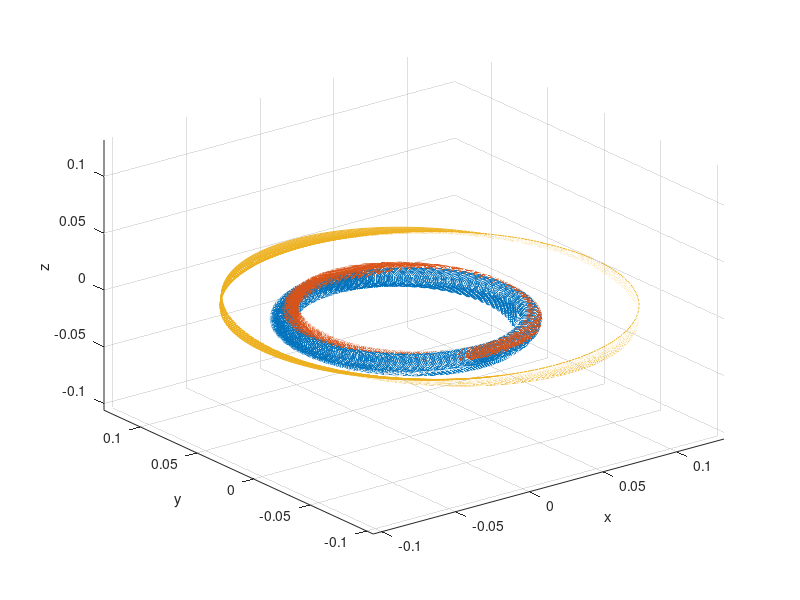

This chart was generated by the following MATLAB code:
clear;
close all;

m1 = 1.4;
m2 = 1.4;
m3 = 30;

C = 1.0;		% set relativistic C
mSun = 1.0; 	% set the mass to be in solar mass units

C_CGS = 2.998e10;
G_CGS = 6.674e-8;
mSun_CGS = 1.989e33;
AU = 1.496e14; % 1 AU in cm

G = 1.0;
M = mSun_CGS;		%units of mass
L = M * (G_CGS / G) * ((C / C_CGS)^2);		%units of length
T = L * C / C_CGS;		%units of time

data = importdata('PMdata.csv');
%data = importdata('newtondata.csv');

qx1 = data(1,:);
qy1 = data(2,:);
qz1 = data(3,:);
px1 = data(4,:);
py1 = data(5,:);
pz1 = data(6,:);

qx2 = data(7,:);
qy2 = data(8,:);
qz2 = data(9,:);
px2 = data(10,:);
py2 = data(11,:);
pz2 = data(12,:);

qx3 = data(13,:);
qy3 = data(14,:);
qz3 = data(15,:);
px3 = data(16,:);
py3 = data(17,:);
pz3 = data(18,:);

% Post process
len = length(qx1);

M_in = m1 + m2;
M_out = M_in + m3;
mu_in = m1*m2/M_in;
mu_out = M_in*m3/M_out;

x1dot = px1/m1 + px3/M_in;
y1dot = py1/m1 + py3/M_in;
z1dot = pz1/m1 + pz3/M_in;
x2dot = px2/m2 + px3/M_in;
y2dot = py2/m2 + py3/M_in;
z2dot = pz2/m2 + pz3/M_in;
x3dot = px3/m3;
y3dot = py3/m3;
z3dot = pz3/m3;

r_in_vec = zeros(3,len);
r_out_vec = zeros(3,len);

r_in_vec(1,:) = qx1-qx2;
r_in_vec(2,:) = qy1-qy2;
r_in_vec(3,:) = qz1-qz2;
COMx = (qx1*m1 + qx2*m2)/(M_in);
COMy = (qy1*m1 + qy2*m2)/(M_in);
COMz = (qz1*m1 + qz2*m2)/(M_in);
r_out_vec(1,:) = qx3 - COMx; 
r_out_vec(2,:) = qy3-COMy;
r_out_vec(3,:) = qz3-COMz;

r_in = sqrt(r_in_vec(1,:).^2 + r_in_vec(2,:).^2 + r_in_vec(3,:).^2);
r_out = sqrt(r_out_vec(1,:).^2 + r_out_vec(2,:).^2 + r_out_vec(3,:).^2);

p_in = zeros(3,len);
p_out = zeros(3,len);

p_in(1,:) = m1*x1dot;
p_in(2,:) = m1*y1dot;
p_in(3,:) = m1*z1dot;
p_out(1,:) = m3*x3dot;
p_out(2,:) = m3*y3dot;
p_out(3,:) = m3*z3dot;

rdot_in = p_in / mu_in;
rdot_out = p_out / mu_out;

v_in = sqrt(rdot_in(1,:).^2 + rdot_in(2,:).^2 + rdot_in(3,:).^2);
v_out = sqrt(rdot_out(1,:).^2 + rdot_out(2,:).^2 + rdot_out(3,:).^2);

E_in = 0.5*(v_in.^2) - G*M_in./r_in;
E_out = 0.5*(v_out.^2) - G*M_out./r_out;

a_in = -0.5*G*M_in./E_in;
a_out = -0.5*G*M_out./E_out;

rv_in_vec = zeros(3,len);
rv_out_vec = zeros(3,len);

rv_in_vec(1,:) = r_in_vec(2,:).*rdot_in(3,:)-r_in_vec(3,:).*rdot_in(2,:);
rv_in_vec(2,:) = r_in_vec(3,:).*rdot_in(1,:)-r_in_vec(1,:).*rdot_in(3,:);
rv_in_vec(3,:) = r_in_vec(1,:).*rdot_in(2,:)-r_in_vec(2,:).*rdot_in(1,:);
rv_out_vec(1,:) = r_out_vec(2,:).*rdot_out(3,:)-r_out_vec(3,:).*rdot_out(2,:);
rv_out_vec(2,:) = r_out_vec(3,:).*rdot_out(1,:)-r_out_vec(1,:).*rdot_out(3,:);
rv_out_vec(3,:) = r_out_vec(1,:).*rdot_out(2,:)-r_out_vec(2,:).*rdot_out(1,:);

rv_in = sqrt(rv_in_vec(1,:).^2 + rv_in_vec(2,:).^2 + rv_in_vec(3,:).^2);
rv_out = sqrt(rv_out_vec(1,:).^2 + rv_out_vec(2,:).^2 + rv_out_vec(3,:).^2);

i_in = acos(rv_in_vec(3,:)./rv_in);
i_out = acos(rv_out_vec(3,:)./rv_out);

e_in = sqrt(1 - rv_in.^2./(a_in*G*M_in));
e_out = sqrt(1 - rv_out.^2./(a_out*G*M_out));

nrv_in_vec = zeros(3,len);
nrv_out_vec = zeros(3,len);

nrv_in_vec(1,:) = -rv_in_vec(2,:);
nrv_in_vec(2,:) = rv_in_vec(1,:);
nrv_out_vec(1,:) = -rv_out_vec(2,:);
nrv_out_vec(2,:) = rv_out_vec(1,:);

nrv_in = sqrt(nrv_in_vec(1,:).^2 + nrv_in_vec(2,:).^2 + nrv_in_vec(3,:).^2);
nrv_out = sqrt(nrv_out_vec(1,:).^2 + nrv_out_vec(2,:).^2 + nrv_out_vec(3,:).^2);

arg1_in = nrv_in_vec(1,:)./nrv_in;
arg1_out = nrv_out_vec(1,:)./nrv_out;
Omega_in = acos(arg1_in);
Omega_out = acos(arg1_out);

arg2_in = (a_in.*(1-e_in.^2)-r_in)./(e_in.*r_in);
arg2_out = (a_out.*(1-e_out.^2)-r_out)./(e_out.*r_out);
f_in = acos(arg2_in);
f_out = acos(arg2_out);

arg3_in = (r_in_vec(1,:).*cos(Omega_in) + r_in_vec(2,:).*sin(Omega_in))./r_in;
arg3_out = (r_out_vec(1,:).*cos(Omega_out) + r_out_vec(2,:).*sin(Omega_out))./r_out;
theta_in = acos(arg3_in);
theta_out = acos(arg3_out);

w_in = theta_in - f_in;
w_out = theta_out - f_out;

% Graphing results

%transform to AU units
qx1 = qx1 * L / AU;
qy1 = qy1 * L / AU;
qz1 = qz1 * L / AU;
qx2 = qx2 * L / AU;
qy2 = qy2 * L / AU;
qz2 = qz2 * L / AU;
qx3 = qx3 * L / AU;
qy3 = qy3 * L / AU;
qz3 = qz3 * L / AU;

x_mins = [min(qx1),min(qx2),min(qx3)];
x_maxes = [max(qx1),max(qx2),max(qx3)];
y_mins = [min(qy1),min(qy2),min(qy3)];
y_maxes = [max(qy1),max(qy2),max(qy3)];
z_mins = [min(qz1),min(qz2),min(qz3)];
z_maxes = [max(qz1),max(qz2),max(qz3)];

mins = [min(x_mins),min(y_mins),min(z_mins)];
maxes = [max(x_maxes),max(y_maxes),max(z_maxes)];

min = min(mins);
max = max(maxes);

figure;
plot3(qx1,qy1,qz1)
hold on;
grid on;
xlabel('x')
ylabel('y')
zlabel('z')
plot3(qx2,qy2,qz2)
plot3(qx3,qy3,qz3)
xlim([min max])
ylim([min max])
zlim([min max])
hold off;